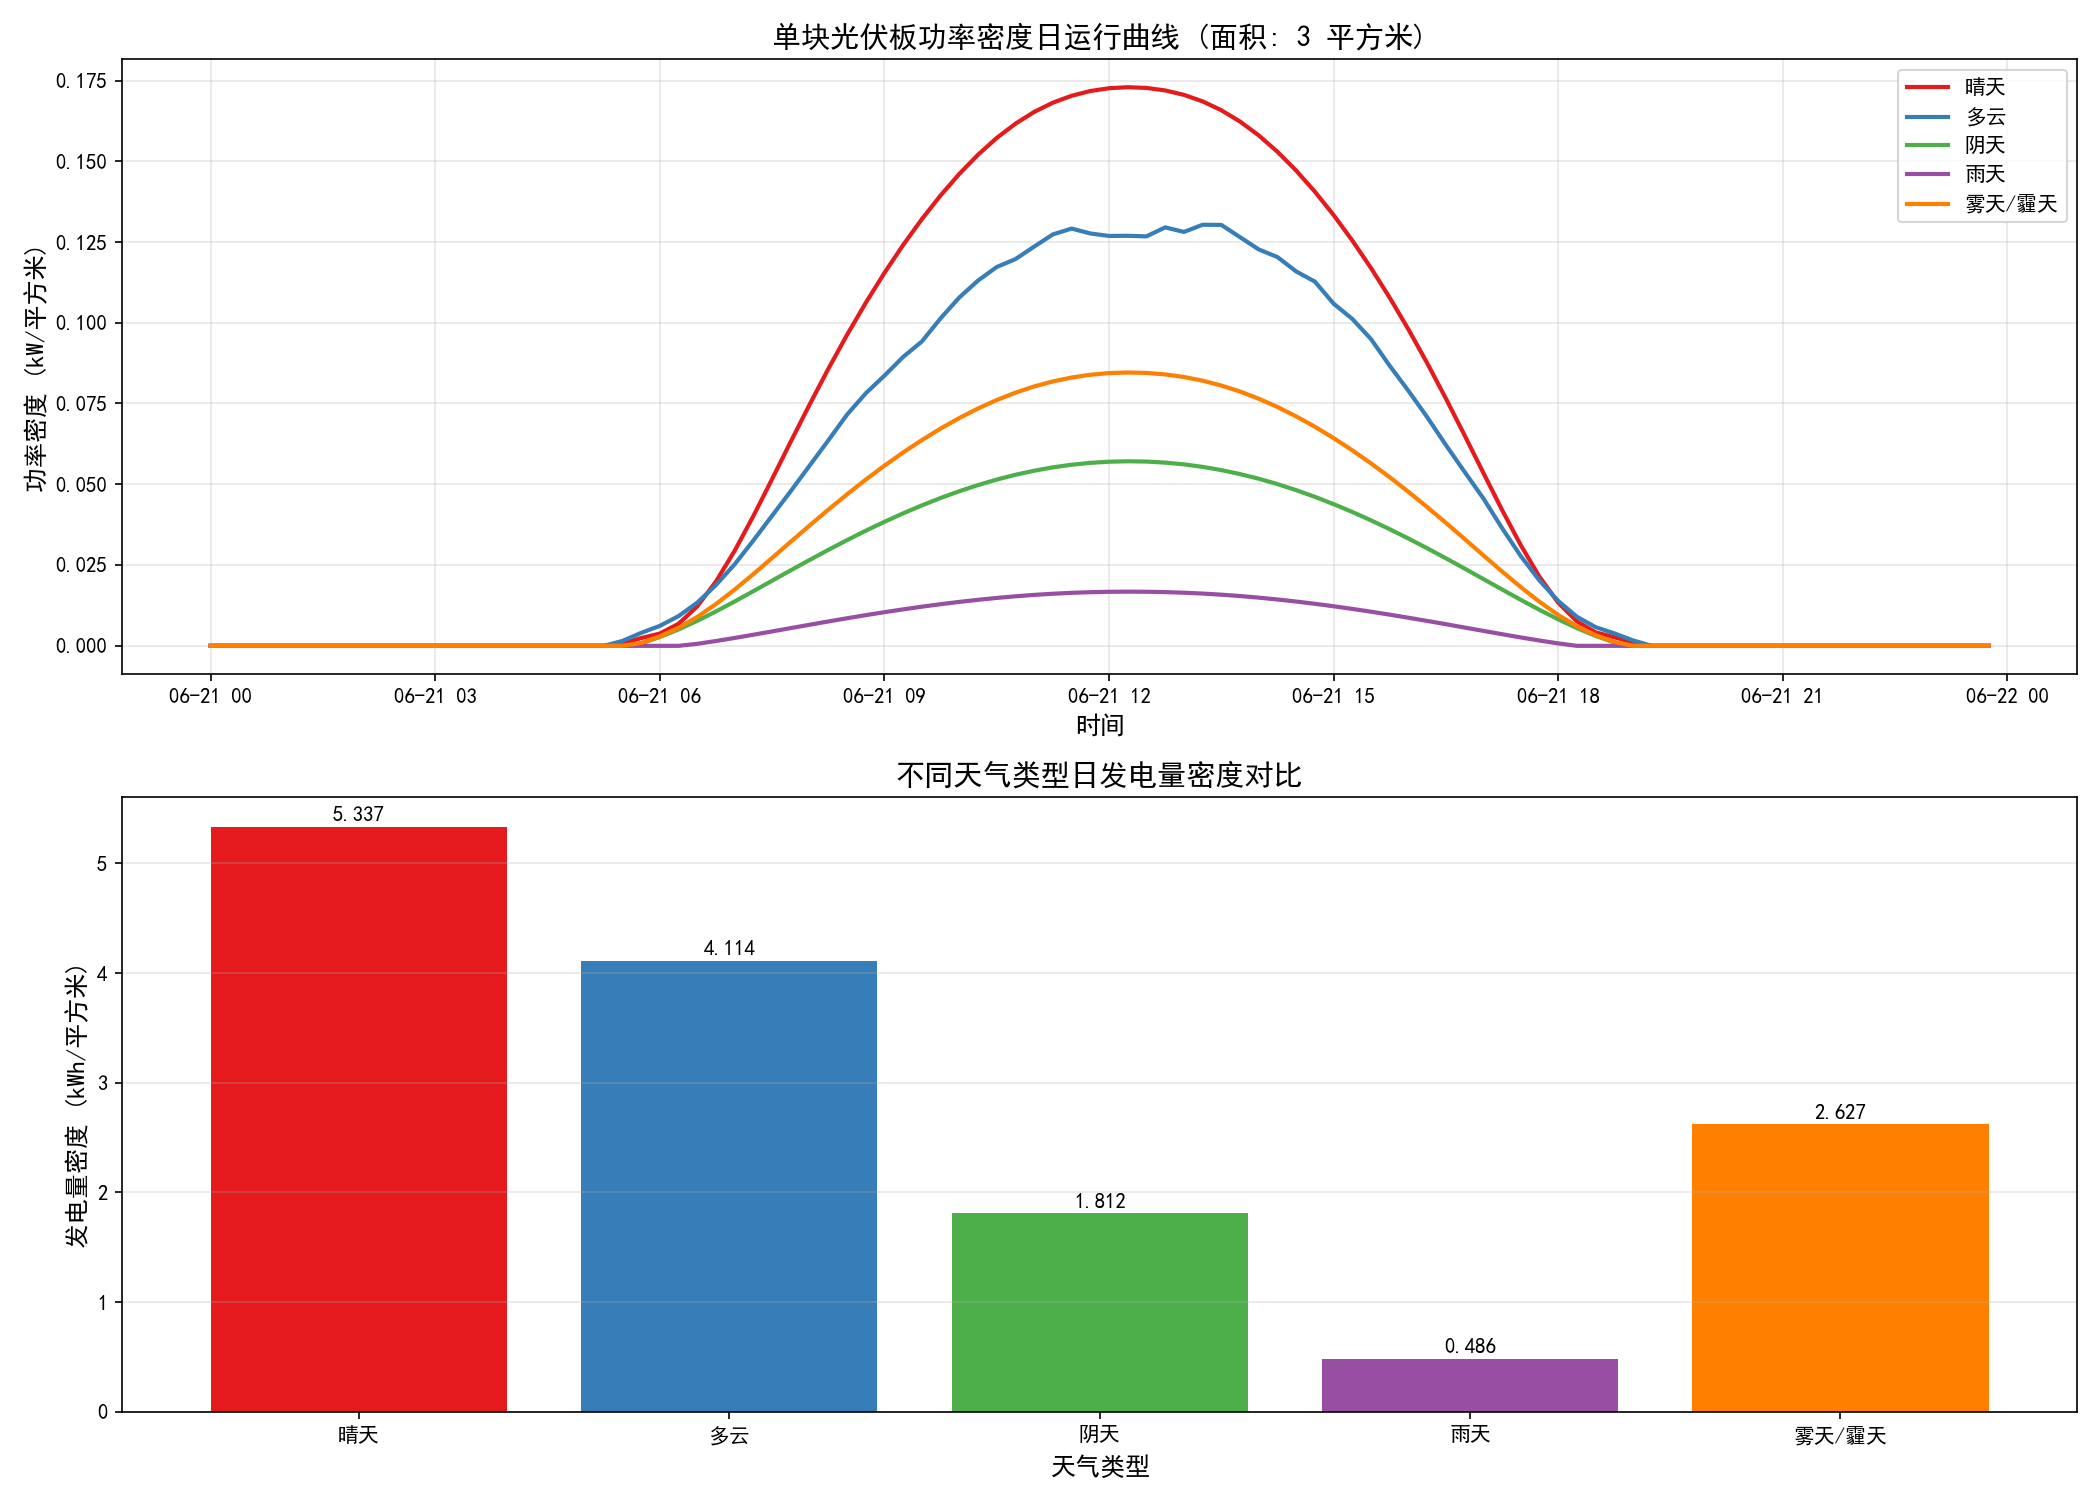

Generate this figure with Python:
import sys
import os

current_file = os.path.abspath(__file__)
project_root = os.path.dirname(os.path.dirname(current_file))
solar_dir = os.path.dirname(current_file)

# 注意顺序：solar_dir 在前，这样 import Solar 会找到 Solar.py 而不是 Solar 文件夹
if solar_dir not in sys.path:
    sys.path.insert(0, solar_dir)
if project_root not in sys.path:
    sys.path.insert(0, project_root)

import pandas as pd
import matplotlib.pyplot as plt
import numpy as np

import Solar
from config.config_manager import load_panel_by_id

_calculate_single_panel = Solar._calculate_single_panel
WEATHER_TYPES = Solar.WEATHER_TYPES


def calculate_power_density(panel_id='panel_canadian_solar'):
    """
    计算单块光伏板的功率密度（单位面积功率）
    
    Args:
        panel_id: 光伏板配置ID
        
    Returns:
        dict: 各天气类型的功率密度时间序列 {weather_type: power_density_series}
        float: 光伏板面积 (m²)
    """
    panel_config = load_panel_by_id(panel_id)
    area = panel_config['system']['area']
    
    power_density_dict = {}
    
    for weather_type in WEATHER_TYPES.keys():
        power = _calculate_single_panel(panel_config, weather_type=weather_type)
        power_density = power / area
        power_density_dict[weather_type] = power_density
    
    return power_density_dict, area


def visualize_power_density(power_density_dict, area, save_path=None):
    """
    可视化功率密度曲线
    
    Args:
        power_density_dict: 各天气类型的功率密度字典
        area: 光伏板面积
        save_path: 图片保存路径
    """
    plt.rcParams['font.sans-serif'] = ['SimHei', 'Microsoft YaHei', 'DejaVu Sans']
    plt.rcParams['axes.unicode_minus'] = False
    
    fig, axes = plt.subplots(2, 1, figsize=(14, 10))
    
    colors = plt.cm.Set1.colors
    
    # 上图：功率密度曲线
    ax1 = axes[0]
    for i, (weather_type, power_density) in enumerate(power_density_dict.items()):
        weather_name = WEATHER_TYPES.get(weather_type, weather_type)
        ax1.plot(power_density.index, power_density.values, 
                label=weather_name, color=colors[i % len(colors)], linewidth=2)
    
    ax1.set_title(f'单块光伏板功率密度日运行曲线 (面积: {area} 平方米)', fontsize=14)
    ax1.set_ylabel('功率密度 (kW/平方米)', fontsize=12)
    ax1.set_xlabel('时间', fontsize=12)
    ax1.legend(loc='upper right', fontsize=10)
    ax1.grid(True, alpha=0.3)
    
    # 下图：日发电量密度对比
    ax2 = axes[1]
    weather_names = [WEATHER_TYPES.get(wt, wt) for wt in power_density_dict.keys()]
    daily_energy_density = [pd.sum() for pd in power_density_dict.values()]
    
    bars = ax2.bar(weather_names, daily_energy_density, color=colors[:len(weather_names)])
    ax2.set_title('不同天气类型日发电量密度对比', fontsize=14)
    ax2.set_ylabel('发电量密度 (kWh/平方米)', fontsize=12)
    ax2.set_xlabel('天气类型', fontsize=12)
    
    for bar, energy in zip(bars, daily_energy_density):
        ax2.text(bar.get_x() + bar.get_width()/2, bar.get_height() + 0.02, 
                f'{energy:.3f}', ha='center', va='bottom', fontsize=10)
    
    ax2.grid(True, alpha=0.3, axis='y')
    
    plt.tight_layout()
    
    if save_path:
        plt.savefig(save_path, dpi=150)
        print(f"图表已保存至 {save_path}")
    
    plt.show(block=False)
    plt.pause(2)
    plt.close()


def save_power_density_csv(power_density_dict, csv_path):
    """
    保存功率密度数据到CSV文件
    
    Args:
        power_density_dict: 各天气类型的功率密度字典
        csv_path: CSV文件保存路径
    """
    power_density_df = pd.DataFrame(power_density_dict)
    
    weather_labels = {wt: i for i, wt in enumerate(WEATHER_TYPES.keys())}
    power_density_df.columns = [weather_labels.get(wt, wt) for wt in power_density_df.columns]
    
    power_density_df.to_csv(csv_path, encoding='utf-8-sig', index_label='time')
    print(f"功率密度数据已保存至 {csv_path}")


if __name__ == '__main__':
    power_density_dict, area = calculate_power_density()
    
    save_path = os.path.join(os.path.dirname(__file__), 'power_density.png')
    visualize_power_density(power_density_dict, area, save_path)
    
    data_dir = os.path.join(project_root, 'data')
    if not os.path.exists(data_dir):
        os.makedirs(data_dir)
    
    csv_path = os.path.join(data_dir, 'power_density.csv')
    save_power_density_csv(power_density_dict, csv_path)
    
    print("\n各天气类型日发电量密度:")
    for weather_type, power_density in power_density_dict.items():
        weather_name = WEATHER_TYPES.get(weather_type, weather_type)
        daily_energy_density = power_density.sum()
        print(f"  {weather_name}: {daily_energy_density:.3f} kWh/平方米")
